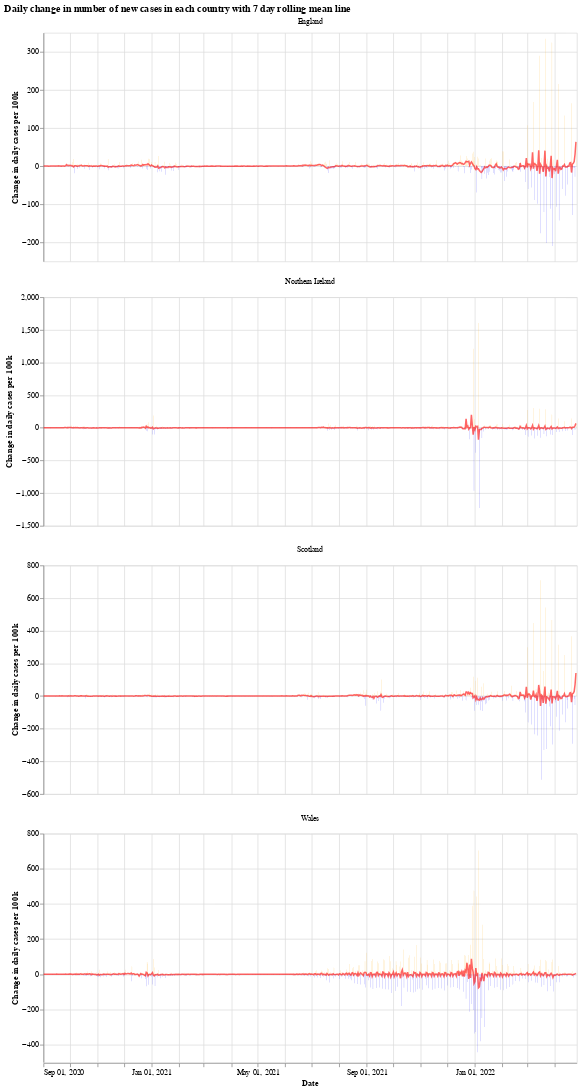

The notebook cell this image was saved under:
### Markdown cell above
We will use the Python library `Altair` for visualising the data, see the [altair docs](https://altair-viz.github.io/) for more information.

First we have a graph which shows the daily change in the number of new cases for each country. This number jumps up and down all over the place, which is likely due to delay in reporting of new cases over the weekend. Another interesting thing is that it looks like the daily cases in Wales experienced a much shorter period of calm over the summer (calm in the sense of daily cases not jumping up and down).

The orange bars are days when the number of new cases (per 100k population) was more than the previous day, while the blue are days when the number of new cases dropped. The red line is the 7 day moving average. 

When the moving average line is below 0, it means that there is a consistent drop in new cases. We can see this clearly happening around the times that lockdowns were introduced (though, to varying degrees). I will update the graphs soon with a marker of when each lockdown started.

### Code cell
# collapse
import altair as alt

bars = alt.Chart(uk_cases).mark_bar().encode(
    x=alt.X("yearmonthdate(date):T", axis=alt.Axis(title='Date')),
    y=alt.Y("casesChangeRate:Q", axis=alt.Axis(title='Change in daily cases per 100k')),
    tooltip='casesChange',
    color=alt.condition(
        alt.datum.casesChangeRate > 0,
        alt.value("orange"),  # The positive color
        alt.value("blue")  # The negative color
    )
).properties(title='Daily change in number of new cases with 7 day rolling mean',width=700).interactive()

line = alt.Chart(uk_cases).mark_line(
    color='red',
    size=2,
    opacity=0.6
).transform_window(
    rolling_mean='mean(casesChangeRate)',
    frame=[0, 7],
    groupby=['areaName']
).encode(
    x='yearmonthdate(date):T',
    y='rolling_mean:Q'
)

alt.layer(bars, line, data=uk_cases).facet(alt.Column(
    'areaName', title=''), columns=1).resolve_scale(y='independent').properties(title='Daily change in number of new cases in each country with 7 day rolling mean line')

### Figure 1 — Vega-Lite specification as saved in the notebook (floating-point values rounded to 4 significant figures; data arrays with more than 128 entries replaced by an {"elided": "..."} marker saying what was removed)
{"config": {"view": {"continuousWidth": 400, "continuousHeight": 300}}, "data": {"name": "data-133852d5d17d653252de12e44403bc65"}, "facet": {"type": "nominal", "field": "areaName", "title": ""}, "spec": {"layer": [{"mark": "bar", "encoding": {"color": {"condition": {"value": "orange", "test": "(datum.casesChangeRate > 0)"}, "value": "blue"}, "tooltip": {"type": "quantitative", "field": "casesChange"}, "x": {"type": "temporal", "axis": {"title": "Date"}, "field": "date", "timeUnit": "yearmonthdate"}, "y": {"type": "quantitative", "axis": {"title": "Change in daily cases per 100k"}, "field": "casesChangeRate"}}, "selection": {"selector001": {"type": "interval", "bind": "scales", "encodings": ["x", "y"]}}, "title": "Daily change in number of new cases with 7 day rolling mean", "width": 700}, {"mark": {"type": "line", "color": "red", "opacity": 0.6, "size": 2}, "encoding": {"x": {"type": "temporal", "field": "date", "timeUnit": "yearmonthdate"}, "y": {"type": "quantitative", "field": "rolling_mean"}}, "transform": [{"window": [{"op": "mean", "field": "casesChangeRate", "as": "rolling_mean"}], "frame": [0, 7], "groupby": ["areaName"]}]}]}, "columns": 1, "resolve": {"scale": {"y": "independent"}}, "title": "Daily change in number of new cases in each country with 7 day rolling mean line", "$schema": "https://vega.github.io/schema/vega-lite/v4.8.1.json", "datasets": {"data-133852d5d17d653252de12e44403bc65": {"elided": "2408 records"}}}
